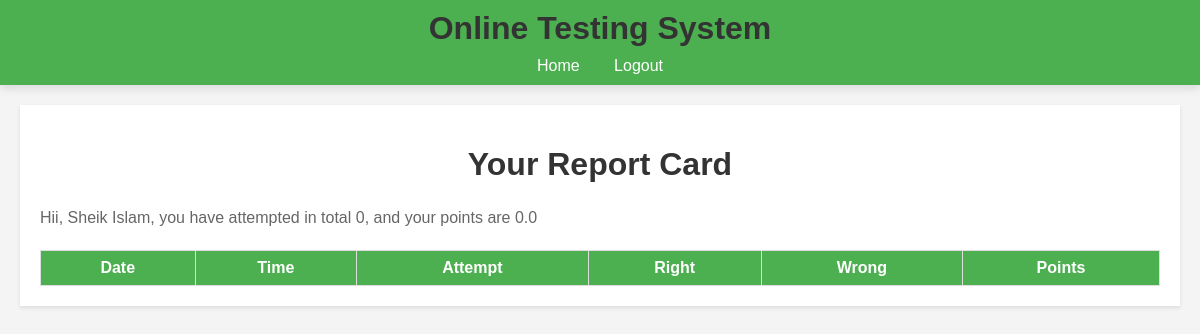
The page /OTS/test_history (signed in) on the database its author committed.
### OTS/models.py (models this page shows)
class Candidate(models.Model):
    username = models.CharField(primary_key=True,max_length=40)
    password = models.CharField(null=False,max_length=20)
    name = models.CharField(null=False,max_length=40)
    test_attempt = models.IntegerField(default=0)
    points = models.FloatField(default=0.0)

### OTS/views.py (the view)
# urls.py: path('test_history',testResultHistory,name='testHistory'),
def testResultHistory(request):
    if 'name' not in request.session.keys():
        res = HttpResponseRedirect('login')
    candidate = Candidate.objects.filter(username = request.session['username'])
    results = Result.objects.filter(username_id=candidate[0].username)
    context = {"results":results,"candidate":candidate[0]}
    res = render(request,'candidate_history.html',context)
    return res

### OTS/templates/candidate_history.html (shortened to what this page needs)
{% extends "main.html" %}
{% block top %}
<a href="{% url 'OTS:home' %}">Home</a>
<a href="{% url 'OTS:logout' %}">Logout</a>
{% endblock %}
{% block content %}
<h1>Your Report Card</h1>
<p>Hii, {{candidate.name}}, you have attempted in total {{candidate.test_attempt}}, and your points are {{candidate.points}} </p>
<table>
    <tr>
        <th>Date</th>
        <th>Time</th>
        <th>Attempt</th>
        <th>Right</th>
        <th>Wrong</th>
        <th>Points</th>
    </tr>
</table>
{% endblock %}

### OTS/static/style.css (style rules this page uses)
body { font-family: Arial, sans-serif; margin: 0; padding: 0; background-color: #f0f0f0; }
p { font-size: 16px; line-height: 1.6; color: #666; }
a { color: #007bff; text-decoration: none; margin-right: 10px; }

### OTS/static/registration.css (style rules this page uses)
body { font-family: Arial, sans-serif; margin: 0; padding: 0; background-color: #f4f4f4; }
h1, h2 { color: #333; }
p { color: #666; }
.menu a { color: white; text-decoration: none; margin: 0 15px; }

### OTS/static/regdform.css (style rules this page uses)
body { font-family: Arial, sans-serif; margin: 0; padding: 0; background-color: #f4f4f4; }
h1, h2 { color: #333; }
p { color: #666; }
.menu a { color: white; text-decoration: none; margin: 0 15px; }

### OTS/static/login.css (style rules this page uses)
body { font-family: Arial, sans-serif; margin: 0; padding: 0; background-color: #f4f4f4; }
h1, h2 { color: #333; }
p { color: #666; }
.menu a { color: white; text-decoration: none; margin: 0 15px; }

### OTS/static/testpaper.css (style rules this page uses)
body { font-family: Arial, sans-serif; margin: 0; padding: 0; background-color: #f4f4f4; }
h1, h2 { color: #333; }
p { color: #666; }
.menu a { color: white; text-decoration: none; margin: 0 15px; }

### OTS/static/home.css (style rules this page uses)
body { font-family: Arial, sans-serif; margin: 0; padding: 0; background-color: #f4f4f4; }
h1, h2 { color: #333; text-align: center; }
p { color: #666; }
.menu a { color: white; text-decoration: none; margin: 0 15px; }

### OTS/static/testresult.css (style rules this page uses)
body { font-family: Arial, sans-serif; margin: 0; padding: 0; background-color: #f4f4f4; }
h1, h2 { color: #333; }
p { color: #666; }
.menu a { color: white; text-decoration: none; margin: 0 15px; }
table { width: 100%; border-collapse: collapse; margin-top: 20px; }
th, td { border: 1px solid #ddd; padding: 8px; text-align: center; }
th { background-color: #4CAF50; color: white; }

### rows shown on the page
Candidate: name "Sheik Islam", test_attempt "0", points "0.0"
